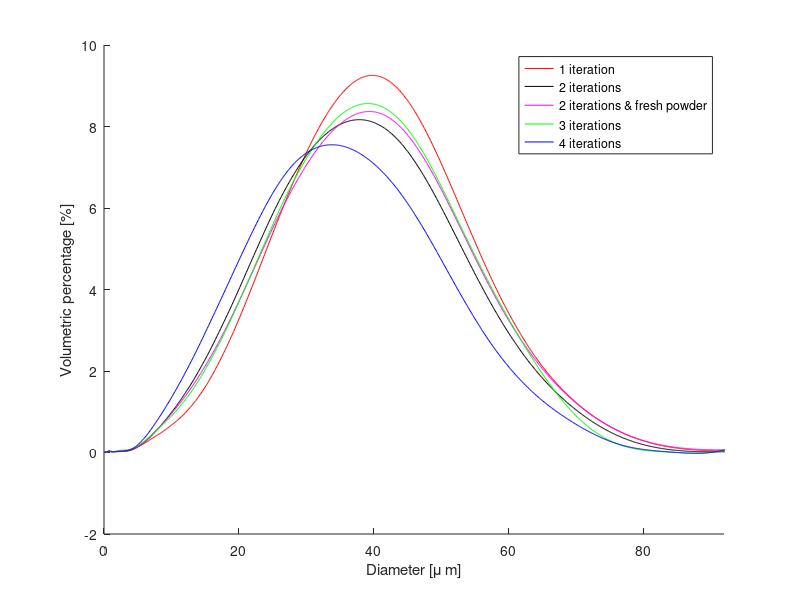

MATLAB code for this plot:
%%%%%%%%%%%%%%%%%%%%%%%
%% Memoire - granulom�trie %%
%%%%%%%%%%%%%%%%%%%%%%%
%% Script affichant les graphes de distributions de granulom�trie
clear all
close all

%10 aout 2017 (pas de tamisage)
P0=[0, 0.0003736111111,0.004963888889,0.01472222222,0.023,0.028,0.03036111111,...
    0.03036111111,0.02872222222,0.02580555556,0.02252777778,...
    0.01944444444,0.01616666667,0.01416666667,0.01336111111,...
    0.01416666667,0.01644444444,0.02108333333,0.02816666667,...
    0.03788888889,0.05116666667,0.06852777778,0.08852777778,...
    0.11,0.14,0.1644444444,0.1944444444,0.23,0.2636111111,0.3044444444,...
    0.3580555556,0.4280555556,0.5352777778,0.6961111111,0.9261111111,...
    1.251388889,1.695833333,2.281111111,3.038333333,3.983611111,...
    5.132777778,6.471111111,7.928611111,9.331666667,10.4,10.69166667,...
    10.01833333,8.349444444,6.101944444,3.884444444,2.139722222,1.022222222,...
    0.4611111111,0.27,0.2472222222,0.2155555556,0.08922222222,0.0078];

D0=[0 0.721,0.791,0.868,0.953,1.047,1.149,1.261,1.385,...
    1.52,1.668,1.832,2.011,2.207,2.423,2.66,2.92,3.205,3.519,3.863,4.24,...
    4.655,5.11,5.61,6.158,6.76,7.421,8.147,8.943,9.817,10.78,11.83,12.99,...
    14.26,15.65,17.18,18.86,20.7,22.73,24.95,27.39,30.07,33.01,36.24,39.78,...
    43.67,47.94,52.62,57.77,63.41,69.61,76.42,83.89,92.09,101.1,111,121.8,133.7];

%23 octobre 2017 (+ tamisage)
P1=[0, 0.0003380555556,0.004525,0.01344444444,0.02152777778,0.02716666667,...
    0.03116666667,0.03308333333,0.03252777778,0.03052777778,0.02763888889,...
    0.02444444444,0.022,0.01980555556,0.01808333333,0.01808333333,0.01908333333,...
    0.02016666667,0.02252777778,0.02525,0.02980555556,0.03625,0.04625,...
    0.06088888889,0.08097222222,0.11,0.1463888889,0.1908333333,0.2408333333,...
    0.3072222222,0.3772222222,0.45,0.54,0.6480555556,0.7744444444,0.9352777778,...
    1.145277778,1.421666667,1.781666667,2.249722222,2.829722222,3.544166667,...
    4.386944444,5.337777778,6.354166667,7.371666667,8.285555556,8.973888889,...
    9.254166667,8.916944444,7.826111111,6.106944444,4.167777778,2.490277778,...
    1.289166667,0.5225,0.1352777778,0.0411,0.05972222222,0.07027777778,...
    0.03016666667,0.002422222222];

D1=[0, 0.496,0.545,0.598,0.656,0.721,0.791,0.868,0.953,1.047,1.149,1.261,1.385,...
    1.52,1.668,1.832,2.011,2.207,2.423,2.66,2.92,3.205,3.519,3.863,4.24,...
    4.655,5.11,5.61,6.158,6.76,7.421,8.147,8.943,9.817,10.78,11.83,12.99,...
    14.26,15.65,17.18,18.86,20.7,22.73,24.95,27.39,30.07,33.01,36.24,39.78,...
    43.67,47.94,52.62,57.77,63.41,69.61,76.42,83.89,92.09,101.1,111,121.8,133.7];

%12 janvier 2018 (+tamisage)

P2a=[0, 0.005363888889,0.01010833333,0.01627777778,0.02136111111,...
    0.02536111111,0.028,0.029,0.02891666667,0.02736111111,0.02563888889,...
    0.02236111111,0.02008333333,0.018,0.016,0.01572222222,0.01652777778,...
    0.01772222222,0.01980555556,0.02180555556,0.02444444444,0.02644444444,...
    0.02852777778,0.03152777778,0.03652777778,0.04497222222,0.05869444444,...
    0.07986111111,0.11,0.1480555556,0.2016666667,0.2644444444,0.3416666667,...
    0.4280555556,0.5288888889,0.6488888889,0.7933333333,0.9561111111,1.160555556,...
    1.413333333,1.720555556,2.113333333,2.586944444,3.165277778,3.848055556,...
    4.630833333,5.499166667,6.395555556,7.245,7.980555556,8.500833333,8.662777778,...
    8.304722222,7.305555556,5.747222222,3.976944444,2.4175,1.254444444,...
    0.4933333333,0.1267222222,0.05324722222,0.09388888889,0.1191666667,...
    0.05488888889,0.004802777778];

D2ap=[0 0.375,0.412,0.452,0.496,0.545,0.598,0.656,0.721,0.791,0.868,0.953,1.047,1.149,1.261,1.385,...
    1.52,1.668,1.832,2.011,2.207,2.423,2.66,2.92,3.205,3.519,3.863,4.24,...
    4.655,5.11,5.61,6.158,6.76,7.421,8.147,8.943,9.817,10.78,11.83,12.99,...
    14.26,15.65,17.18,18.86,20.7,22.73,24.95,27.39,30.07,33.01,36.24,39.78,...
    43.67,47.94,52.62,57.77,63.41,69.61,76.42,83.89,92.09,101.1,111,121.8,133.7];

%9 janvier 2018 (pas de tamisage)
P2p=[0, 0.005372222222,0.009902777778,0.016,0.02136111111,0.025,0.02763888889,...
    0.02863888889,0.028,0.02672222222,0.02463888889,0.022,0.01963888889,0.018,...
    0.017,0.01780555556,0.01944444444,0.02152777778,0.02472222222,0.02725,...
    0.02952777778,0.03125,0.03225,0.03325,0.03661111111,0.04233333333,...
    0.05405555556,0.07441666667,0.1044444444,0.15,0.2044444444,0.2772222222,...
    0.3672222222,0.48,0.6072222222,0.76,0.9408333333,1.15,1.402777778,1.7,...
    2.06,2.484444444,2.995277778,3.579722222,4.261388889,5.022222222,5.8275,...
    6.606666667,7.297777778,7.827222222,8.128333333,8.114166667,7.6625,...
    6.654444444,5.176388889,3.554444444,2.149722222,1.103888889,0.4,...
    0.07219444444,0.01770833333,0.04333333333,0.04694444444,0.01263888889,...
    0.0006138888889];

%13 mars 2018 (+tamisage)??
P4=[0 0.005277778,0.009952778,0.016083333,0.021083333,0.024888889,...
    0.027527778,0.028888889,0.028444444,0.027166667,0.025166667,0.022722222,...
    0.020722222,0.018916667,0.018,0.017555556,0.018638889,0.020638889,...
    0.022361111,0.024444444,0.025805556,0.02625,0.026611111,0.027611111,...
    0.030694444,0.037527778,0.049805556,0.070972222,0.104444444,0.15,0.21,...
    0.284444444,0.374444444,0.484444444,0.608055556,0.7525,0.916111111,...
    1.110555556,1.330555556,1.596944444,1.916944444,2.299722222,2.756944444,...
    3.306111111,3.948055556,4.679166667,5.476666667,6.292222222,7.061666667,...
    7.729166667,8.204722222,8.365555556,8.038055556,7.090555556,5.601111111,...
    3.906388889,2.405277778,1.278055556,0.522777778,0.148722222,0.065480556,...
    0.104722222,0.13,0.059222222,0.005272222];

D4=D2ap;

%21 f�vrier 2018 (+tamisage)??

P3 =[0 0.003608333,0.006666667,0.010666667,0.013996111,0.018905556,...
    0.025944444,0.030583333,0.033305556,0.03375,0.032083333,0.029222222,...
    0.026333333,0.023416667,0.022583333,0.023361111,0.026055556,0.031,...
    0.036944444,0.043083333,0.049055556,0.053583333,0.056583333,0.058972222,...
    0.062444444,0.068111111,0.079861111,0.099388889,0.130833333,0.172777778,...
    0.23,0.3,0.386388889,0.486388889,0.597222222,0.723611111,0.864444444,...
    1.036388889,1.246388889,1.501666667,1.821666667,2.221666667,2.698888889,...
    3.274444444,3.948055556,4.713611111,5.555555556,6.4175,7.226666667,...
    7.926666667,8.415833333,8.556666667,8.196388889,7.196388889,5.654444444,...
    3.9625,2.349166667,0.972777778,0.196944444,0.009380556 0 0];

D3 =[0 0.375,0.412,0.452,0.496,0.545,0.598,0.656,0.721,0.791,0.868,0.953,1.047,1.149,1.261,1.385,...
    1.52,1.668,1.832,2.011,2.207,2.423,2.66,2.92,3.205,3.519,3.863,4.24,...
    4.655,5.11,5.61,6.158,6.76,7.421,8.147,8.943,9.817,10.78,11.83,12.99,...
    14.26,15.65,17.18,18.86,20.7,22.73,24.95,27.39,30.07,33.01,36.24,39.78,...
    43.67,47.94,52.62,57.77,63.41,69.61,76.42,83.89 85 90];


%17 avril 2018 (+tamisage)
P5 =[0 0.0065,0.011916667,0.019861111,0.025703333,0.031180556,0.035405556,...
    0.038,0.03775,0.036416667,0.033083333,0.029027778,0.02525,0.021277778,...
    0.019305556,0.0185,0.019333333,0.021333333,0.024694444,0.027777778,...
    0.030222222,0.032666667,0.034194444,0.036083333,0.040888889,0.050333333,...
    0.067944444,0.096388889,0.140833333,0.200833333,0.286111111,0.389722222,...
    0.516944444,0.672222222,0.849444444,1.056666667,1.295555556,1.57,1.887222222,...
    2.254444444,2.677222222,3.160833333,3.699166667,4.301111111,4.955833333,...
    5.651666667,6.338333333,6.935,7.353611111,7.543055556,7.476944444,...
    7.120833333,6.431666667,5.346111111,3.965,2.593611111,1.513055556,...
    0.736388889,0.200833333,0.014 0 0];

D5=D3;

%Poudre neuve
PN = [0 0.006786111,0.012641667,0.020611111,0.027384444,0.031872222,...
    0.035944444,0.037805556,0.0375,0.035833333,0.032722222,0.028722222,...
    0.024361111,0.021194444,0.018583333,0.017416667,0.017083333,0.018833333,...
    0.02175,0.024583333,0.027666667,0.031305556,0.034472222,0.038916667,...
    0.045638889,0.055444444,0.071694444,0.096333333,0.13,0.176388889,...
    0.237222222,0.314444444,0.405277778,0.511666667,0.637222222,...
    0.781666667,0.948055556,1.146111111,1.378888889,1.6625,1.999722222,...
    2.407777778,2.901388889,3.471388889,4.138611111,4.880555556,5.666111111,...
    6.448055556,7.162777778,7.745833333,8.130555556,8.214444444,7.838055556,...
    6.876111111,5.387777778,3.721111111,2.242777778,1.131944444,0.375833333,...
    0.050555556,0.001530556];

DN = [0 0.375,0.412,0.452,0.496,0.545,0.598,0.656,0.721,0.791,0.868,0.953,1.047,1.149,1.261,1.385,...
    1.52,1.668,1.832,2.011,2.207,2.423,2.66,2.92,3.205,3.519,3.863,4.24,...
    4.655,5.11,5.61,6.158,6.76,7.421,8.147,8.943,9.817,10.78,11.83,12.99,...
    14.26,15.65,17.18,18.86,20.7,22.73,24.95,27.39,30.07,33.01,36.24,39.78,...
    43.67,47.94,52.62,57.77,63.41,69.61,76.42,83.89,92.09];   

%Poudre neuve �tuv�e � 80�C pendant 1h
PNE80= [0 0.003836111,0.007111111,0.011388889,0.015041944,0.018883333,...
    0.022916667,0.025638889,0.026805556,0.026611111,0.025694444,0.024333333,...
    0.022694444,0.021333333,0.021416667,0.022333333,0.024888889,0.027972222,...
    0.03225,0.036527778,0.039888889,0.042611111,0.044888889,0.047611111,0.05225,...
    0.060777778,0.075944444,0.098333333,0.134444444,0.184444444,0.244444444,0.3225,...
    0.416111111,0.524166667,0.646111111,0.790555556,0.951388889,1.145833333,...
    1.375833333,1.653055556,1.989444444,2.394722222,2.881111111,3.451944444,...
    4.103888889,4.838333333,5.623888889,6.398611111,7.108888889,7.698333333,...
    8.100555556,8.205277778,7.853611111,6.900833333,5.401666667,3.714166667,...
    2.235555556,1.142777778,0.412222222,0.0795,0.031488889,0.074166667,...
    0.081388889,0.023555556,0.001266667];


DNE= [0 0.375,0.412,0.452,0.496,0.545,0.598,0.656,0.721,0.791,0.868,0.953,1.047,1.149,1.261,1.385,...
    1.52,1.668,1.832,2.011,2.207,2.423,2.66,2.92,3.205,3.519,3.863,4.24,...
    4.655,5.11,5.61,6.158,6.76,7.421,8.147,8.943,9.817,10.78,11.83,12.99,...
    14.26,15.65,17.18,18.86,20.7,22.73,24.95,27.39,30.07,33.01,36.24,39.78,...
    43.67,47.94,52.62,57.77,63.41,69.61,76.42,83.89,92.09,101.1,111,121.8,133.7];


%Poudre neuve �tuv�e � 100�C pendant 1h
PNE100 = [0 0.004658333,0.008666667,0.014083333,0.018491389,0.022311111,...
    0.025972222,0.028638889,0.029111111,0.0285,0.026444444,0.023916667,...
    0.021666667,0.020222222,0.0195,0.020222222,0.023027778,0.026361111,...
    0.030805556,0.035055556,0.039305556,0.041944444,0.04475,0.047305556,...
    0.052222222,0.060055556,0.073888889,0.096138889,0.129166667,0.176388889,...
    0.236388889,0.312777778,0.405555556,0.511944444,0.634722222,0.775555556,...
    0.939166667,1.135555556,1.363611111,1.647222222,1.984444444,2.391666667,...
    2.876944444,3.451388889,4.112222222,4.850277778,5.640277778,6.4175,...
    7.131388889,7.723333333,8.123611111,8.239166667,7.881944444,6.915833333,...
    5.401388889,3.700555556,2.235833333,1.158333333,0.432777778,0.08375,...
    0.020080556,0.036944444,0.031666667,0.007722222,0.000388889];

xx=linspace(0,100,1000)
P0s = spline(D0,P0,xx);%10 aout 2017 (pas de tamisage)
P1s = spline(D1,P1,xx);%23 octobre 2017 (+ tamisage)
P2as = spline(D2ap,P2a,xx);%12 janvier 2018 (+tamisage)
P2ps = spline(D2ap,P2p,xx);%9 janvier 2018 (pas de tamisage)
P3s = spline(D3,P3,xx);%21 f�vrier 2018 (+tamisage)??
P4s = spline(D4,P4,xx);%13 mars 2018 (+tamisage)??
P5s = spline(D5,P5,xx);%17 avril 2018 (+tamisage)
PNs= spline(DN,PN,xx);%Poudre neuve
PNE80s = spline(DNE,PNE80,xx);%Poudre neuve �tuv�e � 80�C pendant 1h
PNE100s = spline(DNE,PNE100,xx);%Poudre neuve �tuv�e � 100�C pendant 1h
%plot(xx,P0s,'--')
hold on
plot(xx,P1s,'r')
hold on
%plot(xx,P2as,'k')
plot(xx,P2ps,'k')
plot(xx,P4s,'m')
plot(xx,P3s,'g')
plot(xx,P5s,'b')
%plot(xx,PNs)
%plot(xx,PNE80s)
%plot(xx,PNE100s)
legend('1 iteration','2 iterations','2 iterations & fresh powder','3 iterations','4 iterations')%TOUT
xlabel('Diameter [\mu m]')
ylabel('Volumetric percentage [%]')
xlim([0 92]);

% figure;
% plot(xx,PNs)
% hold on
% plot(xx,PNE80s)
% plot(xx,PNE100s)
% legend('Poudre neuve','Poudre neuve �tuv�e � 80�C','Poudre neuve �tuv�e � 100�C')%Neuve
% xlabel('Diam�tre [\mu m]')
% ylabel('Pourcentage [%]')
% xlim([0 90])

%figure;
%plot(xx,PNs)
%hold on
%plot(xx,PNE80s)
%plot(xx,PNE100s)
%plot(xx,P1s)
%plot(xx,P5s)
%legend('Poudre neuve','Poudre neuve �tuv�e � 80�C','Poudre neuve �tuv�e � 100�C', 'Batch du 23 octobre', 'Batch du 17 avril')%Comp
%xlabel('Diam�tre [\mu m]')
%ylabel('Pourcentage [%]')
%xlim([0 90])
